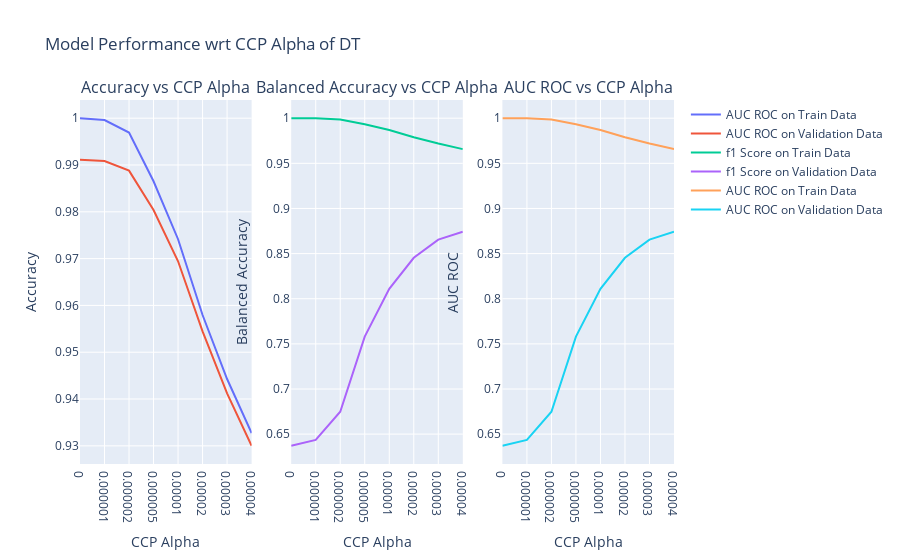

Notebook code cell kept with this figure:
### Code cell
fig = make_subplots(rows=1, cols=3, subplot_titles=("Accuracy vs CCP Alpha", "Balanced Accuracy vs CCP Alpha", "AUC ROC vs CCP Alpha"))
# accuracy
fig.add_trace(go.Scatter(x=ccp_alphas, y=gs.cv_results_['mean_train_Accuracy'], mode='lines', name='AUC ROC on Train Data'),
             row=1, col=1)
fig.add_trace(go.Scatter(x=ccp_alphas, y=gs.cv_results_['mean_test_Accuracy'], mode='lines', name='AUC ROC on Validation Data'),
             row=1, col=1)
# f1 score
fig.add_trace(go.Scatter(x=ccp_alphas, y=gs.cv_results_['mean_train_BalancedAccuracy'], mode='lines', name='f1 Score on Train Data'), 
             row=1, col=2)
fig.add_trace(go.Scatter(x=ccp_alphas, y=gs.cv_results_['mean_test_BalancedAccuracy'], mode='lines', name='f1 Score on Validation Data'),
             row=1, col=2)
# auc roc
fig.add_trace(go.Scatter(x=ccp_alphas, y=gs.cv_results_['mean_train_AUC'], mode='lines', name='AUC ROC on Train Data'), 
             row=1, col=3)
fig.add_trace(go.Scatter(x=ccp_alphas, y=gs.cv_results_['mean_test_AUC'], mode='lines', name='AUC ROC on Validation Data'),
             row=1, col=3)

# Update xaxis properties
fig.update_xaxes(title_text="CCP Alpha", row=1, col=1, type='category')
fig.update_xaxes(title_text="CCP Alpha", row=1, col=2, type='category')
fig.update_xaxes(title_text="CCP Alpha", row=1, col=3, type='category')
# Update yaxis properties
fig.update_yaxes(title_text="Accuracy", row=1, col=1)
fig.update_yaxes(title_text="Balanced Accuracy", row=1, col=2)
fig.update_yaxes(title_text="AUC ROC",  row=1, col=3)
# update layout
fig.update_layout(title='Model Performance wrt CCP Alpha of DT')
fig.show()

### Figure 1 — Plotly figure (JSON) as saved in the notebook; plotly's stock layout.template omitted (floating-point values rounded to 4 significant figures)
{"data": [{"mode": "lines", "name": "AUC ROC on Train Data", "type": "scatter", "x": [0, 1e-06, 2e-06, 5e-06, 1e-05, 2e-05, 3e-05, 4e-05], "xaxis": "x", "y": [1, 0.9996, 0.9969, 0.9865, 0.9741, 0.958, 0.9443, 0.9327], "yaxis": "y"}, {"mode": "lines", "name": "AUC ROC on Validation Data", "type": "scatter", "x": [0, 1e-06, 2e-06, 5e-06, 1e-05, 2e-05, 3e-05, 4e-05], "xaxis": "x", "y": [0.9911, 0.9909, 0.9888, 0.9804, 0.9694, 0.9545, 0.9412, 0.93], "yaxis": "y"}, {"mode": "lines", "name": "f1 Score on Train Data", "type": "scatter", "x": [0, 1e-06, 2e-06, 5e-06, 1e-05, 2e-05, 3e-05, 4e-05], "xaxis": "x2", "y": [1, 0.9998, 0.9985, 0.9932, 0.987, 0.9788, 0.9719, 0.9657], "yaxis": "y2"}, {"mode": "lines", "name": "f1 Score on Validation Data", "type": "scatter", "x": [0, 1e-06, 2e-06, 5e-06, 1e-05, 2e-05, 3e-05, 4e-05], "xaxis": "x2", "y": [0.6371, 0.6435, 0.6748, 0.758, 0.8109, 0.8453, 0.8655, 0.8743], "yaxis": "y2"}, {"mode": "lines", "name": "AUC ROC on Train Data", "type": "scatter", "x": [0, 1e-06, 2e-06, 5e-06, 1e-05, 2e-05, 3e-05, 4e-05], "xaxis": "x3", "y": [1, 0.9998, 0.9985, 0.9932, 0.987, 0.9788, 0.9719, 0.9657], "yaxis": "y3"}, {"mode": "lines", "name": "AUC ROC on Validation Data", "type": "scatter", "x": [0, 1e-06, 2e-06, 5e-06, 1e-05, 2e-05, 3e-05, 4e-05], "xaxis": "x3", "y": [0.6371, 0.6435, 0.6748, 0.758, 0.8109, 0.8453, 0.8655, 0.8743], "yaxis": "y3"}], "layout": {"annotations": [{"font": {"size": 16}, "showarrow": false, "text": "Accuracy vs CCP Alpha", "x": 0.1444, "xanchor": "center", "xref": "paper", "y": 1, "yanchor": "bottom", "yref": "paper"}, {"font": {"size": 16}, "showarrow": false, "text": "Balanced Accuracy vs CCP Alpha", "x": 0.5, "xanchor": "center", "xref": "paper", "y": 1, "yanchor": "bottom", "yref": "paper"}, {"font": {"size": 16}, "showarrow": false, "text": "AUC ROC vs CCP Alpha", "x": 0.8556, "xanchor": "center", "xref": "paper", "y": 1, "yanchor": "bottom", "yref": "paper"}], "autosize": true, "title": {"text": "Model Performance wrt CCP Alpha of DT"}, "xaxis": {"anchor": "y", "autorange": true, "domain": [0, 0.2889], "range": [0, 7], "title": {"text": "CCP Alpha"}, "type": "category"}, "xaxis2": {"anchor": "y2", "autorange": true, "domain": [0.3556, 0.6444], "range": [0, 7], "title": {"text": "CCP Alpha"}, "type": "category"}, "xaxis3": {"anchor": "y3", "autorange": true, "domain": [0.7111, 1], "range": [0, 7], "title": {"text": "CCP Alpha"}, "type": "category"}, "yaxis": {"anchor": "x", "autorange": true, "domain": [0, 1], "range": [0.9261, 1.004], "title": {"text": "Accuracy"}, "type": "linear"}, "yaxis2": {"anchor": "x2", "autorange": true, "domain": [0, 1], "range": [0.6169, 1.02], "title": {"text": "Balanced Accuracy"}, "type": "linear"}, "yaxis3": {"anchor": "x3", "autorange": true, "domain": [0, 1], "range": [0.6169, 1.02], "title": {"text": "AUC ROC"}, "type": "linear"}}}
